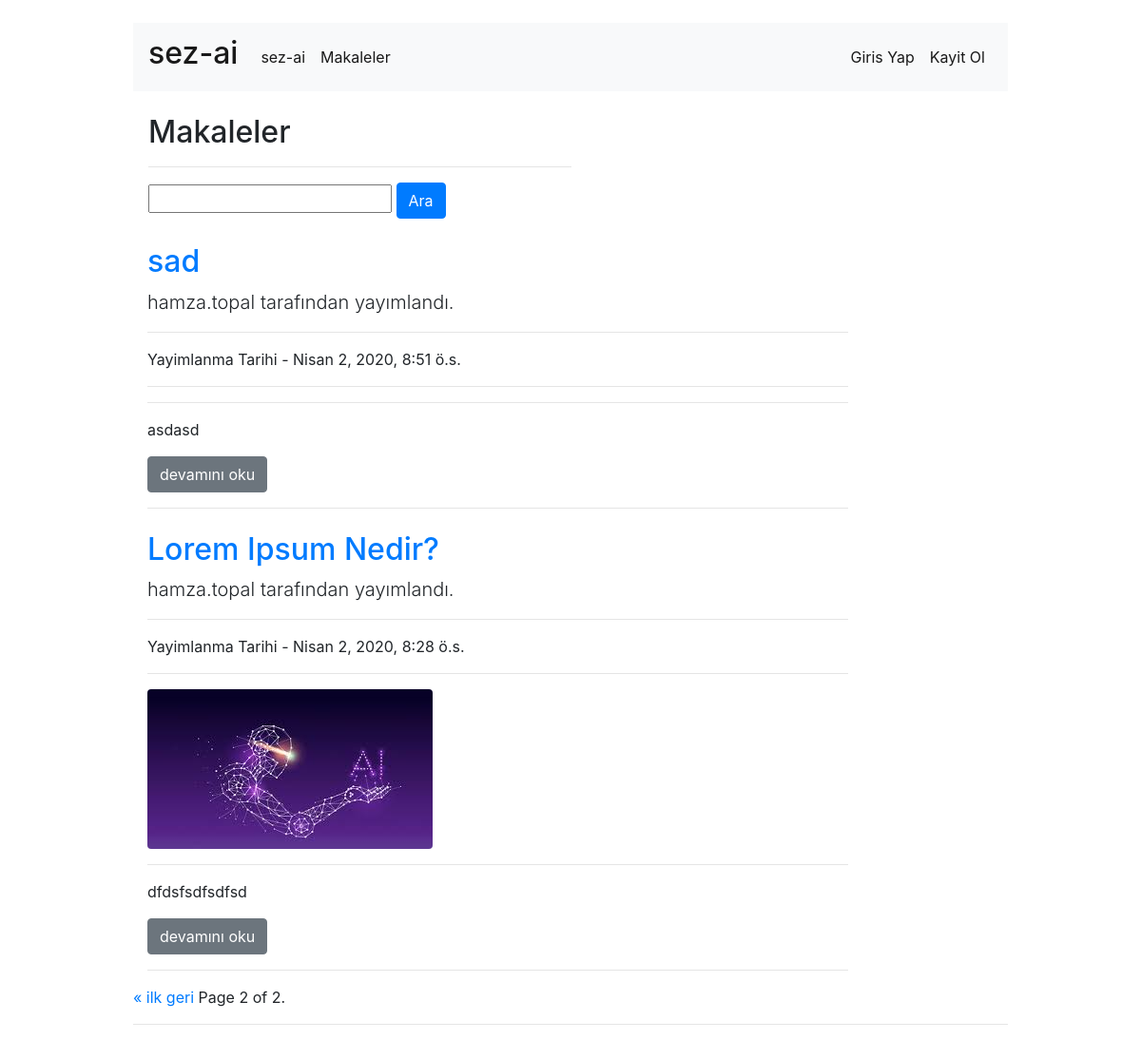
/articles/?page=2, run on the app's committed database.
### article/models.py (models this page shows, shortened)
class Article(models.Model):  # Model nesnesinden türetiyoruz.
    author=models.ForeignKey("auth.User", verbose_name=(""), on_delete=models.CASCADE)
    title= models.CharField(max_length=50)
    content=RichTextField()
    created_date=models.DateTimeField(auto_now_add=True) # Eklenme zamanı otamatikleştirmek için.
    article_image=models.FileField(blank=True,null=True)
    class Meta:
        ordering=['-created_date']

### article/views.py (the view)
# urls.py: path('',views.articles,name='articles'),
def articles(request):
    keyword=request.GET.get('keyword')
    if keyword:
        articles=Article.objects.filter(title__contains=keyword)
        return render(request,"articles.html",{"articles":articles})
    articles = Article.objects.all()
    paginator = Paginator(articles, 3) # Show 25 contacts per page.
    page = request.GET.get('page')
    articles = paginator.get_page(page)
    return render(request, 'articles.html', {'articles': articles})
    class Meta:
        ordering=['- created_date']

### templates/articles.html (shortened to what this page needs)
{% extends "layout.html" %}
{% block body %}
<div class="row">
<div class="col-md-6 ml-lg-3">
<h2>Makaleler</h2>
<hr>
<form>
<input type="text" name="keyword" class="input-group-sm mb-2" maxlength="50" placeholder="">
<button type="submit" class="btn btn-primary">Ara</button>
</form>
</div>
</div>
{% if articles %}
{% for article in articles %}
      <div class="col-md-10">
        <a href="/articles/article/{{article.id}}"><h2 class="mt-4">{{article.title}}</h2></a>
        <p class="lead">
          {{article.author.username}} tarafından yayımlandı.
        </p>
        <hr>
        <p>Yayimlanma Tarihi - {{article.created_date}}</p>
        <hr>
        {% if article.article_image %}
        <a href="/articles/article/{{article.id}}"><img class="img-fluid rounded" src="{{article.article_image.url}}" alt=""></a>
        {% endif %}
        <hr>
        <p class="lead">
        {{article.content|safe|truncatewords:30}}
        </p>
        <a href="/articles/article/{{article.id}}" class="btn btn-secondary">devamını oku</a>
        <hr>
      </div>
{% endfor %}
{% if articles.has_previous %}
            <a href="?page=1">&laquo; ilk</a>
            <a href="?page={{ articles.previous_page_number }}">geri</a>
        {% endif %}
        <span class="current">
            Page {{ articles.number }} of {{ articles.paginator.num_pages }}.
        </span>
{% else %}
<div class="col-md-10">
<div class="alert alert-danger mt-2">
Makale Bulunmuyor ! ...
</div>
</div>
{% endif %}
<hr />
{% endblock body  %}

### data on the page
Article: title "sad", author.username "hamza.topal", created_date "Nisan 2, 2020, 8:51 ö.s.", content "asdasd"
Article: title "Lorem Ipsum Nedir?", author.username "hamza.topal", created_date "Nisan 2, 2020, 8:28 ö.s.", article_image (picture), content "dfdsfsdfsdfsd"

### other printed values
{{ articles.number }} "2"
{{ articles.paginator.num_pages }} "2"
